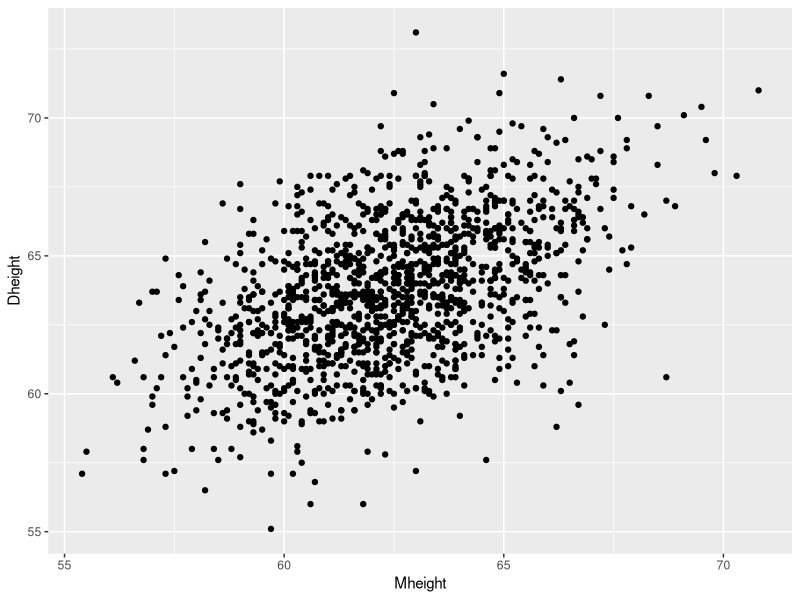
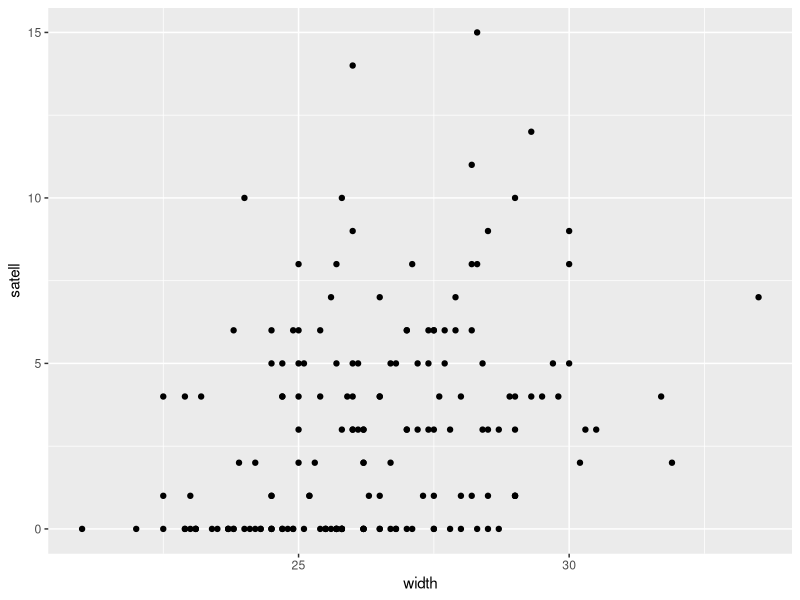
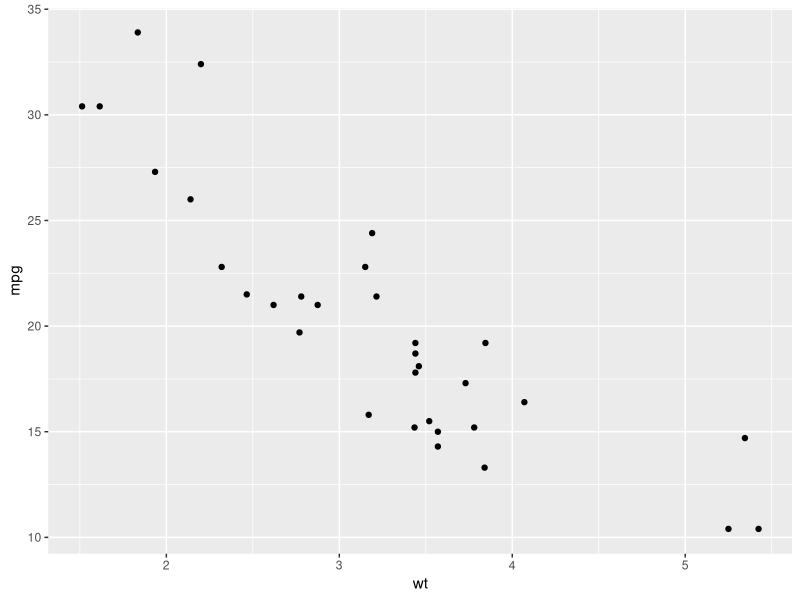
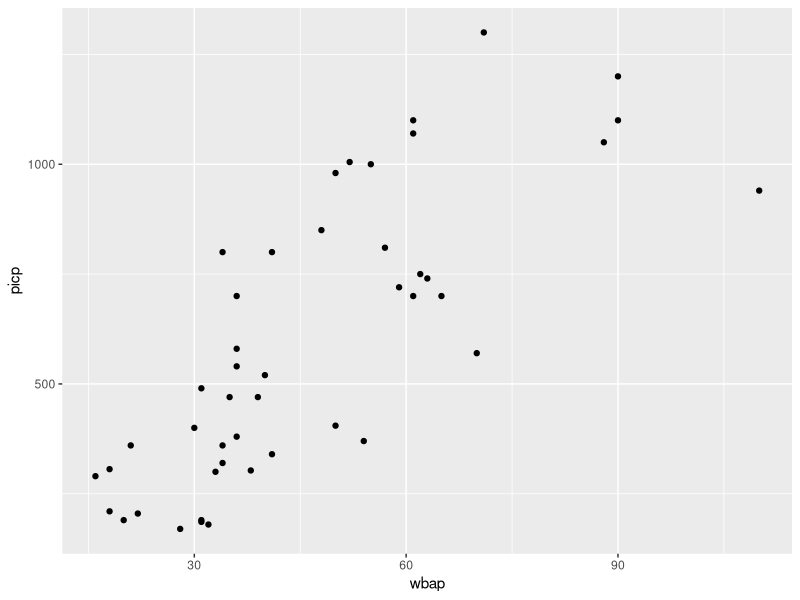
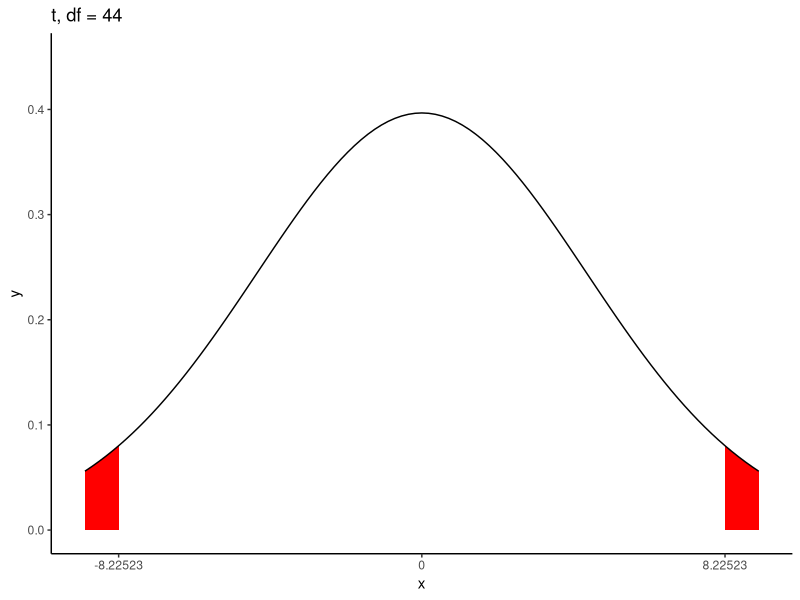
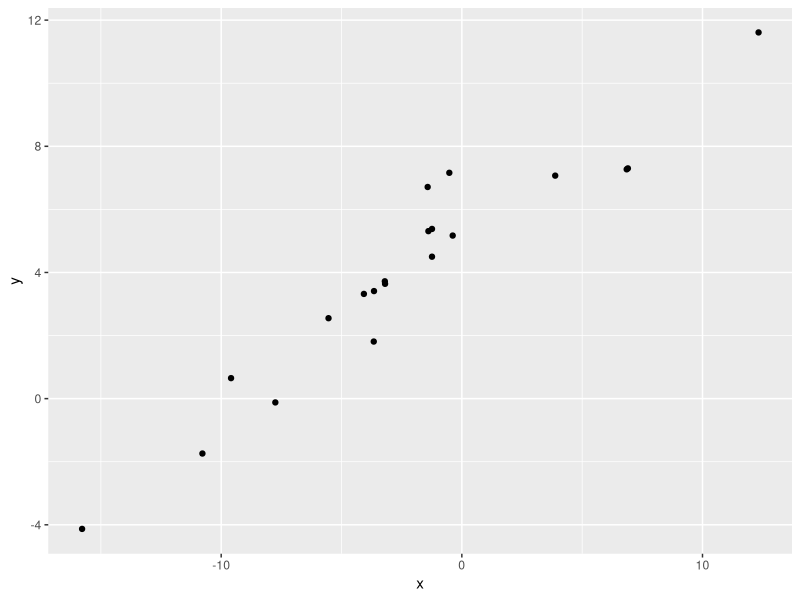
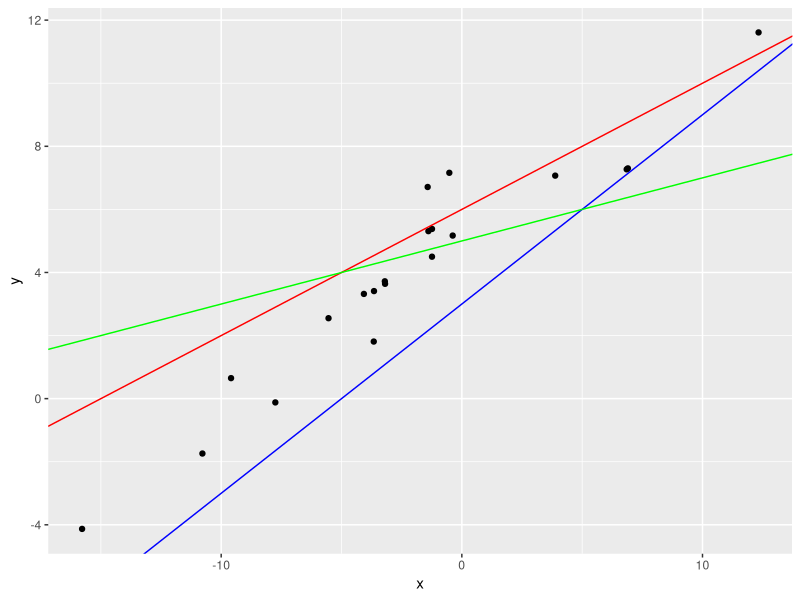
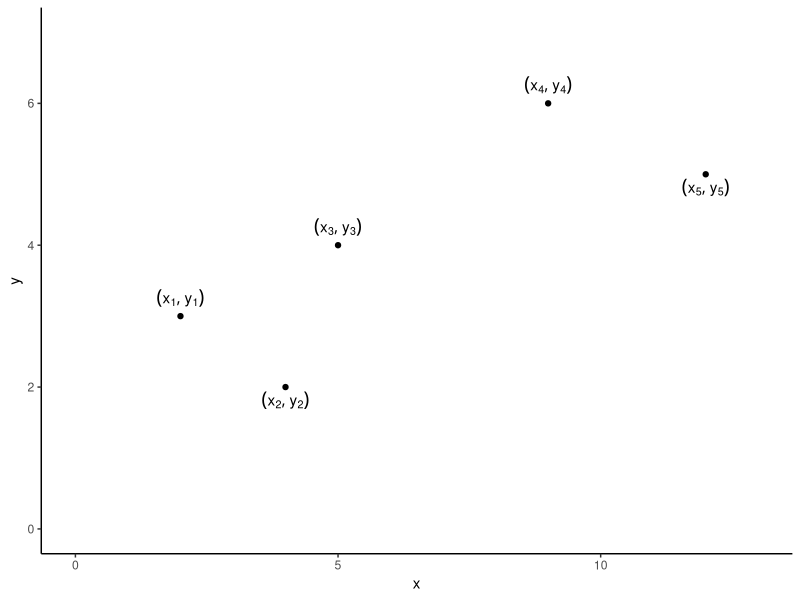

Recreate these plots in R, in order.
## ---- chunk 1
library(tidyverse) 
library(gridExtra)
library(knitr) 
opts_chunk$set(
  tidy = FALSE,
  cache = FALSE,
  echo = TRUE,
  warning = FALSE,
  message = FALSE,
  dpi = 300,
  fig.align = "center",
  fig.width = 4,
  fig.height = 4
  )
## ---- chunk 2
height <- read.table(file = "heights.txt", header = T, sep = " ")
ggplot(height, aes(Mheight, Dheight)) + geom_point()
## ---- chunk 3
m <- height$Mheight; d <- height$Dheight
top <- sum((m-mean(m))*(d-mean(d)))
bottom <- sqrt(sum((m-mean(m))^2))*sqrt(sum((d-mean(d))^2))
r <- top/bottom
print(r)
## ---- chunk 4
cor(m,d)
## ---- chunk 5
crabs <- read.table(file = "crabs.tsv", header = T, sep = "\t")
ggplot(crabs, aes(width, satell)) + geom_point()
## ---- chunk 6
cor(crabs$width, crabs$satell)
## ---- chunk 7
cor(crabs$width, crabs$weight)
## ---- chunk 8
head(mtcars)
dim(mtcars)
names(mtcars)
## ---- chunk 9
rownames(mtcars)
## ---- chunk 10
ggplot(mtcars, aes(wt, mpg)) + 
  geom_point()
## ---- chunk 11
cor(mtcars$wt, mtcars$mpg)
## ---- chunk 12
wbap <- c(20, 31, 31, 22, 18, 16, 18, 55, 28, 32, 33, 38, 34, 
          21, 41, 30, 36, 50, 54, 31, 35, 39, 36, 36, 40, 36, 
          34, 41, 48, 50, 52, 61, 61, 57, 59, 63, 65, 62, 61, 
          70, 71, 88, 90, 90, 110, 34)
picp <- c(190, 186, 190, 205, 210, 290, 306, 1000, 170, 180, 
          300, 303, 320, 360, 340, 400, 380, 405, 370, 490, 
          470, 470, 580, 540, 520, 700, 800, 800, 850, 980, 
          1005, 1100, 1070, 810, 720, 740, 700, 750, 700, 
          570, 1300, 1050, 1100, 1200, 940, 360)
c(length(wbap), length(picp))
## ---- chunk 13
bone <- data.frame(wbap, picp) 
## ---- chunk 14
head(bone)
## ---- chunk 15
bone %>%
  ggplot(aes(wbap, picp)) +
  geom_point()
## ---- chunk 16
n <- length(wbap)
r <- cor(wbap, picp)
print(r)
t <- r*sqrt((n-2)/(1-r^2))
print(t)
z_values <- 0.5*log((1+r)/(1-r)) + 1.96/sqrt(n-3)*c(-1,1)
CI95 <- (exp(2*z_values)-1)/(exp(2*z_values)+1)
print(CI95)
## ---- chunk 17
tfun = function(x) dt(x, df = 44)
gt <- ggplot(data.frame(x = 0), aes(x)) +
  scale_x_continuous(lim = c(-2, 2), breaks = c(-1.8, 0, 1.8), labels = c("-8.22523", "0", "8.22523")) +
  theme_bw() + 
  theme_classic() +
  stat_function(fun = tfun, xlim = c(-2, -1.8), geom = "area", fill = "red") + 
  stat_function(fun = tfun, xlim = c(1.8, 2), geom = "area", fill = "red") + 
  stat_function(fun = tfun) + 
  ylim(0, 0.45) +
  ggtitle(paste0("t, df = ", n-2))
print(gt) 
## ---- chunk 18
pval = 2*(1-pt(t, df = n-2))
print(pval)
## ---- chunk 19
cor.test(wbap, picp)
## ---- chunk 20
x <- c(12.33, -3.66, -1.24, -7.75, -3.20, -1.42, -0.38, -1.24, 
       -3.65, 6.85, -9.59, -10.78, -1.39, -15.78, -5.54, -0.52, 
       -4.07, 3.88, -3.19, 6.90)
y <- c(11.61, 1.81, 5.38, -0.12, 3.72, 6.71, 5.17, 4.50, 
       3.41, 7.27, 0.65, -1.74, 5.31, -4.13, 2.55, 7.16, 
       3.32, 7.07, 3.64, 7.30)
df <- data.frame(x, y)
head(df)
## ---- chunk 21
ggplot(df, aes(x, y)) + geom_point()
## ---- chunk 22
ggplot(df, aes(x, y)) + geom_point() +
  geom_abline(slope = 0.4, intercept = 6, color = "red") +
  geom_abline(slope = 0.6, intercept = 3, color = "blue") +
  geom_abline(slope = 0.2, intercept = 5, color = "green")
## ---- chunk 23
x <- c(2, 4, 5, 9, 12); y <- c(3, 2, 4, 6, 5)
label_x <- paste0("x[", 1:5, "]"); label_y <- paste0("y[", 1:5, "]")
label <- paste0("phantom()(", label_x, ", ", label_y, ")")
df <- data.frame(x, y)
g0 <- ggplot(df, aes(x, y)) +
  xlim(c(0, 13)) +
  ylim(c(0, 7)) +
  geom_point() +
  geom_text(label = label, hjust = 0.5, vjust = 0.5*c(-1, 2.5, -1, -1, 2.5), parse = TRUE) + 
  theme_bw() +
  theme_classic()
print(g0)
## ---- chunk 24
a <- 1.5; b <- 0.4
g1 <- g0 + geom_abline(intercept = a, slope = b, color = "red")
print(g1)
## ---- chunk 25
g2 <- g1 + 
  geom_abline(intercept = a, slope = b, color = "red") +
  geom_segment(x = x, xend = x, y = y, yend = a + b*x, color = "blue", lty = "dashed")
print(g2)
## ---- chunk 26
b <- sum((x-mean(x))*(y-mean(y)))/sum((x-mean(x))^2)
a <- mean(y)-b*mean(x); print(c(a, b))
## ---- chunk 27
g3 <- g0 + 
  geom_abline(intercept = a, slope = b, color = "purple") 
print(g3)
## ---- chunk 28
g <- ggplot(df, aes(x,y)) + geom_point() +
  geom_smooth(method = "lm", se = F) #<<
print(g)
## ---- chunk 29
sheep <- read.table("sheep.tsv", header = T, sep = "\t") 
dim(sheep)
## ---- chunk 30
slice(sheep, 1:3) #<<
## ---- chunk 31
ggplot(sheep, aes(girth, weight)) + geom_point()
## ---- chunk 32
fit <- lm(sheep$weight ~ sheep$girth) #<<
# or fit <- lm(weight ~ girth, data = sheep)
summary(fit)$coef 
## ---- chunk 33
beta0 <- -46.041373; beta1 <- 1.043237
## ---- chunk 34
ggplot(sheep, aes(girth, weight)) +
  geom_point() +
  geom_abline(intercept = beta0, slope = beta1, color = "red")
## ---- chunk 35
ggplot(sheep, aes(girth, weight)) +
  geom_point() +
  geom_smooth(method = "lm", se = FALSE)
